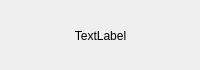
<?xml version="1.0" encoding="UTF-8"?>
<ui version="4.0">
 <class>Widget_Text</class>
 <widget class="QWidget" name="Widget_Text">
  <property name="geometry">
   <rect>
    <x>0</x>
    <y>0</y>
    <width>200</width>
    <height>70</height>
   </rect>
  </property>
  <property name="windowTitle">
   <string>Form</string>
  </property>
  <widget class="QLabel" name="lbl_text">
   <property name="geometry">
    <rect>
     <x>10</x>
     <y>10</y>
     <width>181</width>
     <height>51</height>
    </rect>
   </property>
   <property name="text">
    <string>TextLabel</string>
   </property>
   <property name="alignment">
    <set>Qt::AlignCenter</set>
   </property>
  </widget>
 </widget>
 <resources/>
 <connections/>
</ui>
